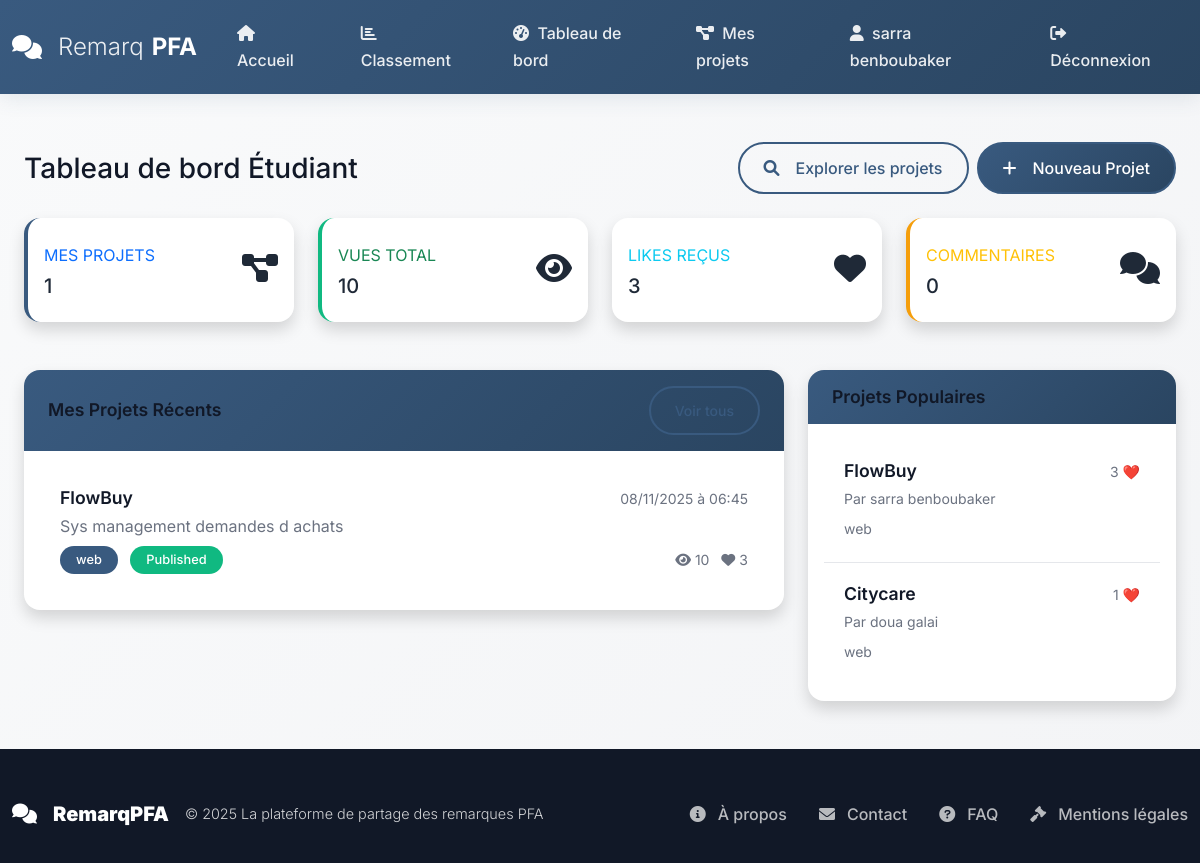
Page /student/dashboard (signed in) on the earlier database version.
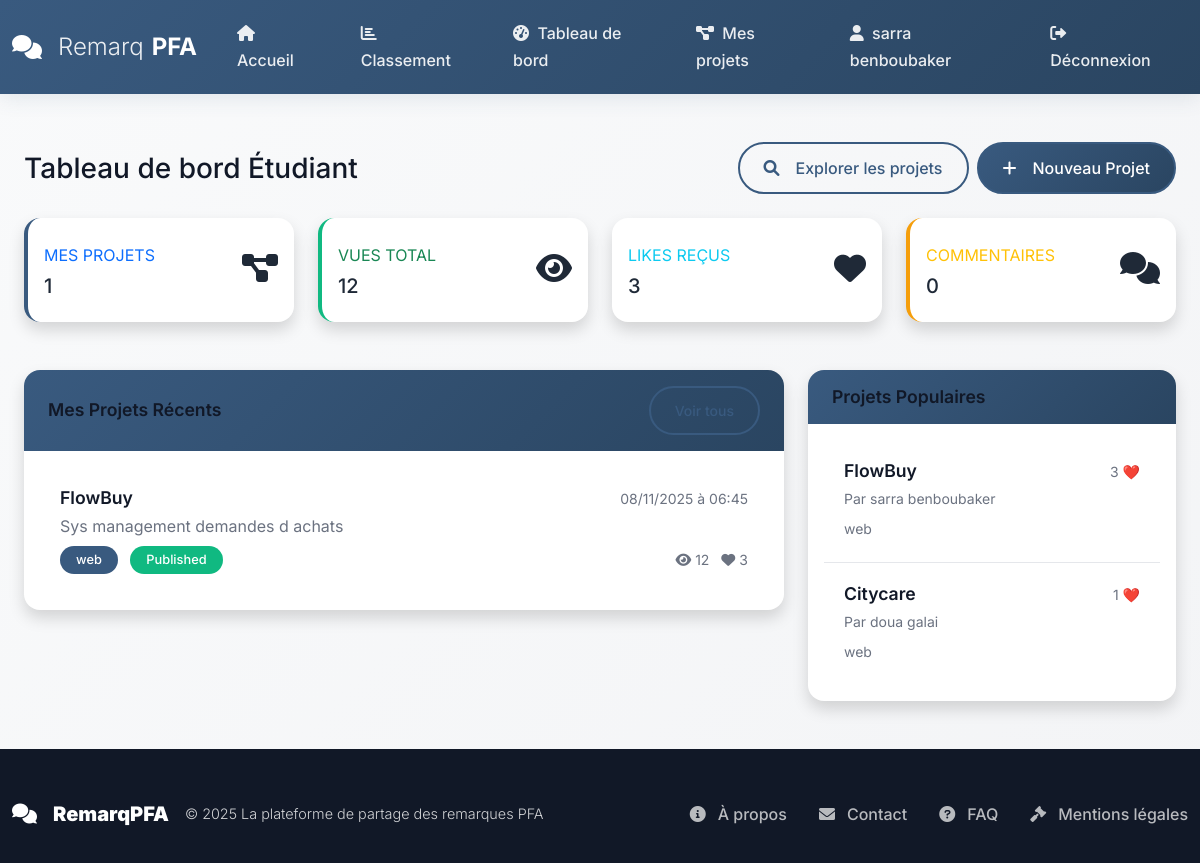
Same page on the later database version.
### models.py (models this page shows, shortened)
class PFAProject(db.Model):
    __tablename__ = 'pfaprojects'
    id = db.Column(db.Integer, primary_key=True)
    student_id = db.Column(db.Integer, db.ForeignKey('users.id'), nullable=False, index=True)
    title = db.Column(db.String(200), nullable=False)
    description = db.Column(db.Text, nullable=False)
    domain = db.Column(db.String(100), nullable=False)
    technologies = db.Column(db.String(300), nullable=True)
    github_url = db.Column(db.String(500), nullable=True)
    demo_url = db.Column(db.String(500), nullable=True)
    status = db.Column(db.String(20), default='draft')
    is_public = db.Column(db.Boolean, default=True)
    views_count = db.Column(db.Integer, default=0)
    likes_count = db.Column(db.Integer, default=0)
    created_at = db.Column(db.DateTime, default=datetime.utcnow)
    updated_at = db.Column(db.DateTime, default=datetime.utcnow, onupdate=datetime.utcnow)
    student = db.relationship('User',
                             foreign_keys=[student_id],
                             backref=db.backref('owned_projects', lazy='dynamic'))
    documents = db.relationship('ProjectDocument',
                               foreign_keys='ProjectDocument.project_id',
                               backref='document_project',
                               lazy='dynamic',
                               cascade='all, delete-orphan')
    comments = db.relationship('ProjectComment',
                              foreign_keys='ProjectComment.project_id',
                              backref='comment_project',
                              lazy='dynamic',
                              cascade='all, delete-orphan')

class User(UserMixin, db.Model):
    __tablename__ = 'users'
    id = db.Column(db.Integer, primary_key=True)
    username = db.Column(db.String(80), unique=True, nullable=False, index=True)
    email = db.Column(db.String(120), unique=True, nullable=False, index=True)
    password_hash = db.Column(db.String(255), nullable=False)
    first_name = db.Column(db.String(50), nullable=True)
    last_name = db.Column(db.String(50), nullable=True)
    role = db.Column(db.String(20), nullable=False, default='student')
    is_active = db.Column(db.Boolean, default=True)
    created_at = db.Column(db.DateTime, default=datetime.utcnow)
    updated_at = db.Column(db.DateTime, default=datetime.utcnow, onupdate=datetime.utcnow)
    comments_as_jury = db.relationship('Comment',
                                      foreign_keys='Comment.jury_id',
                                      backref='jury_user',
                                      lazy='dynamic')
    comments_as_student = db.relationship('Comment',
                                         foreign_keys='Comment.student_id',
                                         backref='student_user',
                                         lazy='dynamic')
    pfa_projects = db.relationship('PFAProject',
                                  foreign_keys='PFAProject.student_id',
                                  backref='project_student',
                                  lazy='dynamic')
    project_comments = db.relationship('ProjectComment',
                                      foreign_keys='ProjectComment.user_id',
                                      backref='comment_author',
                                      lazy='dynamic')
    notifications = db.relationship('Notification',
                                   foreign_keys='Notification.user_id',
                                   backref='notification_user',
                                   lazy='dynamic')
    def get_full_name(self):
        if self.first_name and self.last_name:
            return f"{self.first_name} {self.last_name}"
        return self.username

### routes/student.py (the view)
@student_bp.route('/dashboard')
@login_required
def dashboard():
    if current_user.role != 'student':
        return redirect(url_for('public.home'))
    projects = PFAProject.query.filter_by(student_id=current_user.id).all()
    stats = {
        'total_projects': len(projects),
        'total_views': sum(p.views_count for p in projects),
        'total_likes': sum(p.likes_count for p in projects),
        'total_comments': ProjectComment.query.filter_by(project_id=current_user.id).count()
    }
    recent_projects = PFAProject.query.filter_by(student_id=current_user.id)\
                                     .order_by(PFAProject.created_at.desc())\
                                     .limit(5).all()
    popular_projects = PFAProject.query.filter_by(status='published', is_public=True)\
                                      .order_by(PFAProject.likes_count.desc())\
                                      .limit(5).all()
    return render_template('student/dashboard.html',
                         stats=stats,
                         recent_projects=recent_projects,
                         popular_projects=popular_projects)

### templates/student/dashboard.html (shortened to what the changed rows need)
{% extends "base.html" %}
{% block content %}
<div class="container-fluid py-4">
    <div class="d-flex justify-content-between align-items-center mb-4">
        <h1 class="h3 mb-0">Tableau de bord Étudiant</h1>
    </div>
    <div class="row">
        <div class="col-xl-3 col-md-6 mb-4">
            <div class="card border-left-success shadow h-100 py-2">
                <div class="card-body">
                    <div class="row no-gutters align-items-center">
                        <div class="col mr-2">
                            <div class="text-xs font-weight-bold text-success text-uppercase mb-1">
                                Vues Total</div>
                            <div class="h5 mb-0 font-weight-bold">{{ stats.total_views }}</div>
                        </div>
                    </div>
                </div>
            </div>
        </div>
    </div>
    <div class="row mt-4">
        <div class="col-lg-8">
            <div class="card shadow mb-4">
                <div class="card-body">
                    {% if recent_projects %}
                    <div class="list-group list-group-flush">
                        {% for project in recent_projects %}
                        <div class="list-group-item">
                            <div class="d-flex w-100 justify-content-between">
                                <h6 class="mb-1">{{ project.title }}</h6>
                                <small class="text-muted">{{ project.created_at|datetime }}</small>
                            </div>
                            <p class="mb-1 text-muted">{{ project.description|truncate(100) }}</p>
                            <div class="d-flex justify-content-between align-items-center">
                                <div>
                                    <span class="badge bg-primary me-2">{{ project.domain }}</span>
                                    <span class="badge {% if project.status == 'published' %}bg-success{% else %}bg-secondary{% endif %}">
                                        {{ project.status|title }}
                                    </span>
                                </div>
                                <div class="text-muted small">
                                    <i class="fas fa-eye me-1"></i>{{ project.views_count }}
                                    <i class="fas fa-heart ms-2 me-1"></i>{{ project.likes_count }}
                                </div>
                            </div>
                        </div>
                        {% endfor %}
                    </div>
                    {% endif %}
                </div>
            </div>
        </div>
        <div class="col-lg-4">
            <div class="card shadow mb-4">
                <div class="card-body">
                    {% if popular_projects %}
                    <div class="list-group list-group-flush">
                        {% for project in popular_projects %}
                        <a href="{{ url_for('student_projects.project_detail', project_id=project.id) }}"
                           class="list-group-item list-group-item-action">
                            <div class="d-flex w-100 justify-content-between">
                                <h6 class="mb-1">{{ project.title|truncate(30) }}</h6>
                                <small class="text-muted">{{ project.likes_count }} ❤️</small>
                            </div>
                            <p class="mb-1 text-muted small">Par {{ project.student.get_full_name() }}</p>
                            <small class="text-muted">{{ project.domain }}</small>
                        </a>
                        {% endfor %}
                    </div>
                    {% else %}
                    <p class="text-muted text-center py-3">Aucun projet populaire pour le moment</p>
                    {% endif %}
                </div>
            </div>
        </div>
    </div>
</div>
{% endblock content %}

Differences in the rows shown:
changed PFAProject "FlowBuy": views_count "10" → "12"
Other differences:
{{ stats.total_views }}: "10" → "12"
